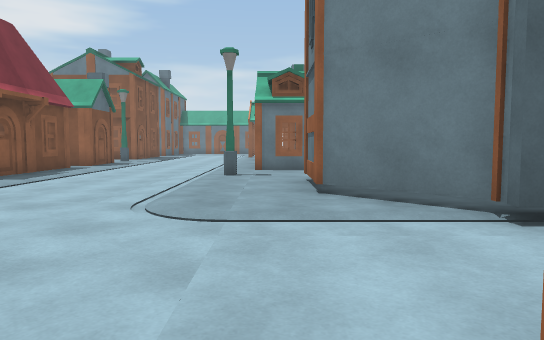
View 1 (above)

24 first-person views from a walk through a Unity game level. The camera is 1.2 m above the floor, tilts 4° down and sees 70° across. The floor is counted in squares, 1.5 m on a side. Each view is taken from the middle of a square. On the plan, view 1 faces up. The plan holds only what a view shows up to about 12 squares ahead; the rest is blank. The place goes on beyond the plan. The player character is not drawn. Surface patterns are stand-ins for the level's own textures.

View 2
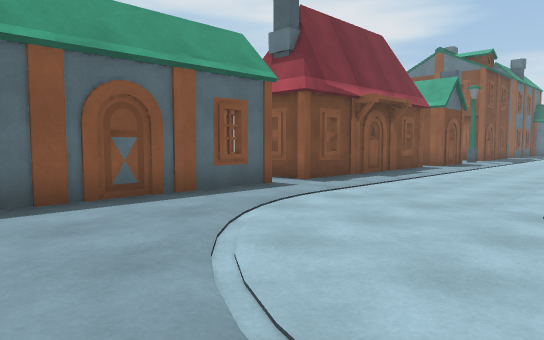

View 3
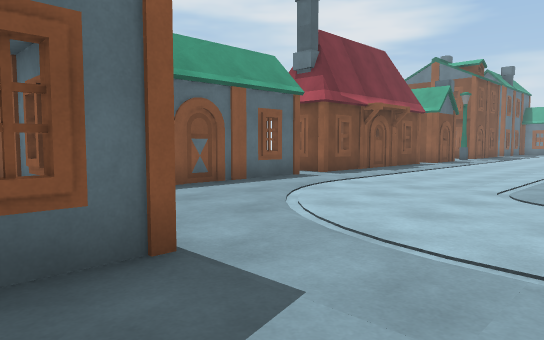

View 4
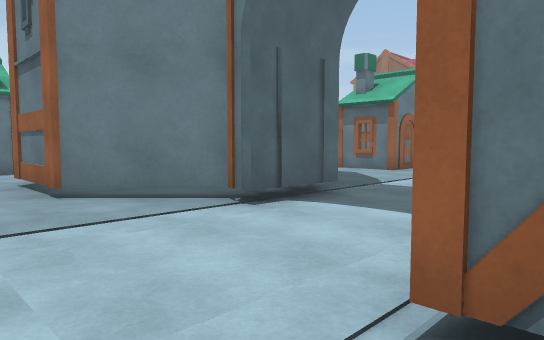

View 5
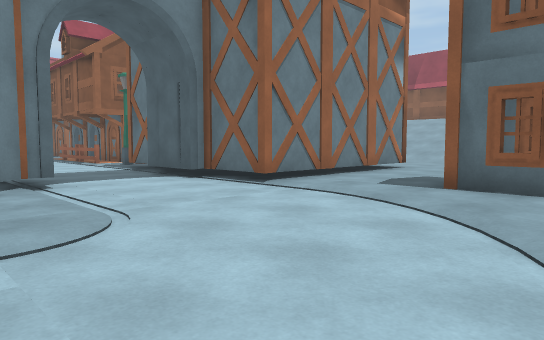

View 6
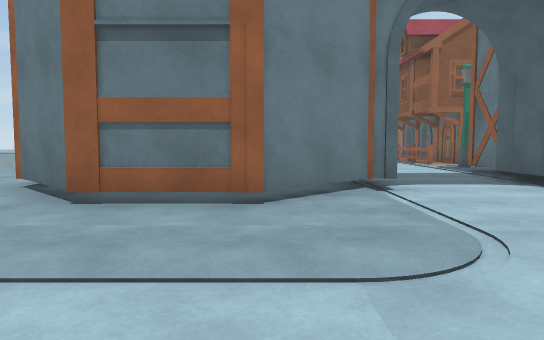

View 7
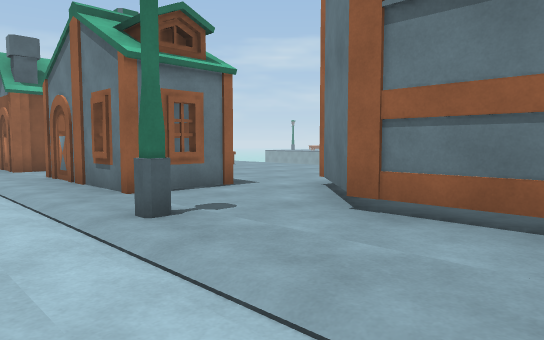

View 8
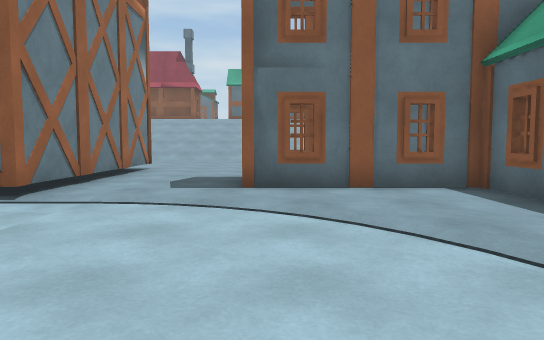

View 9
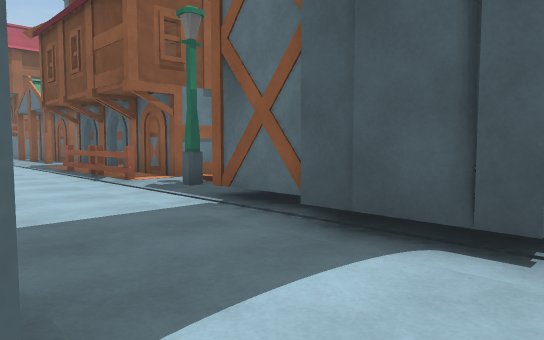

View 10
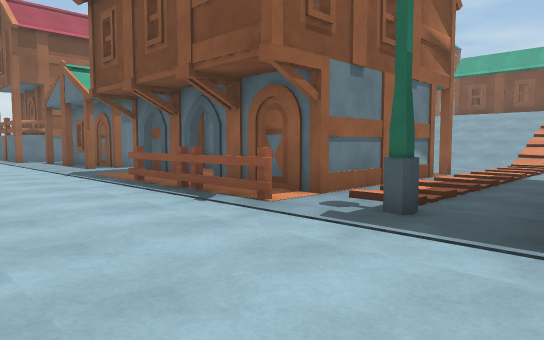

View 11
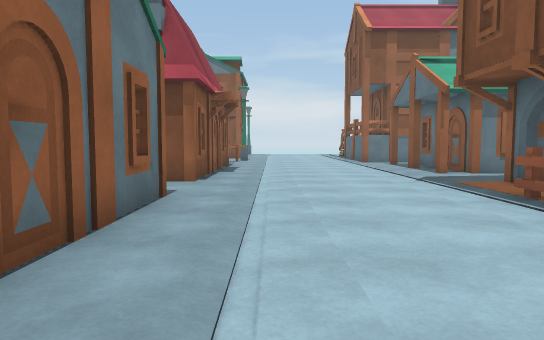

View 12
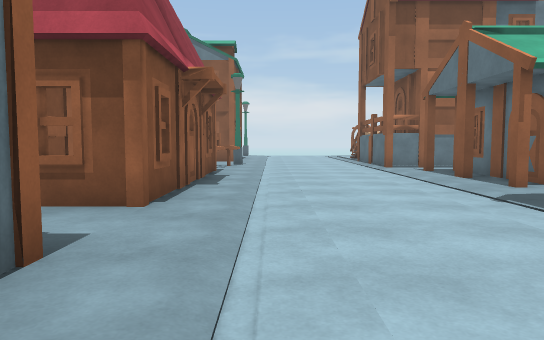

View 13
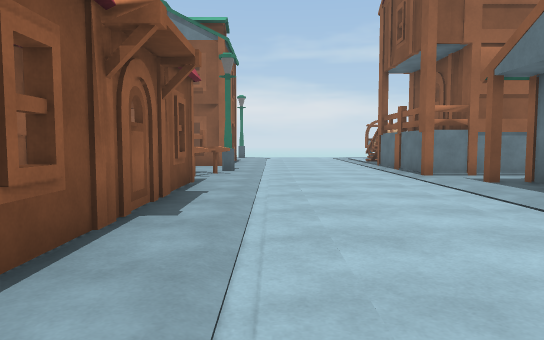

View 14
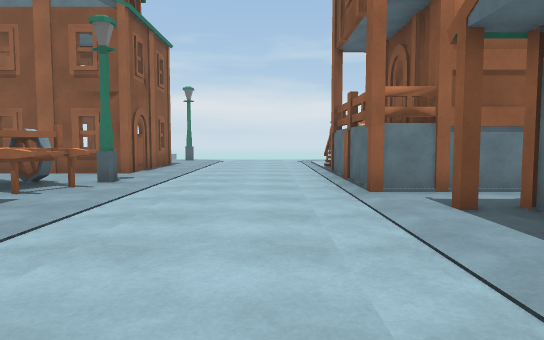

View 15
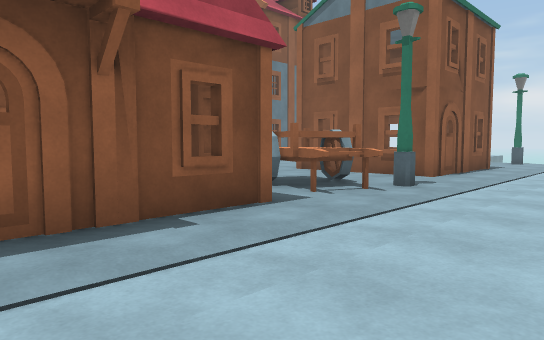

View 16
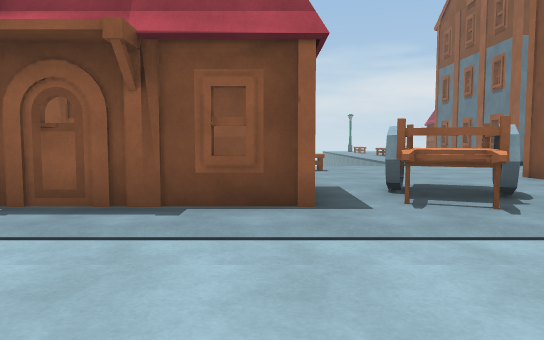

View 17
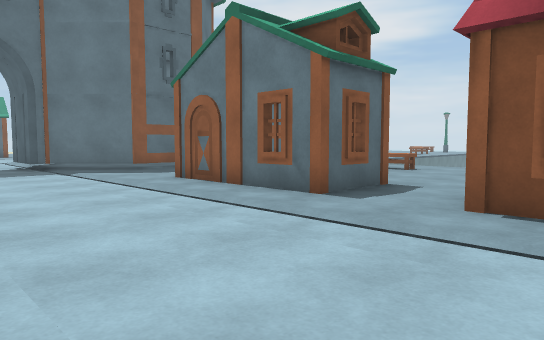

View 18
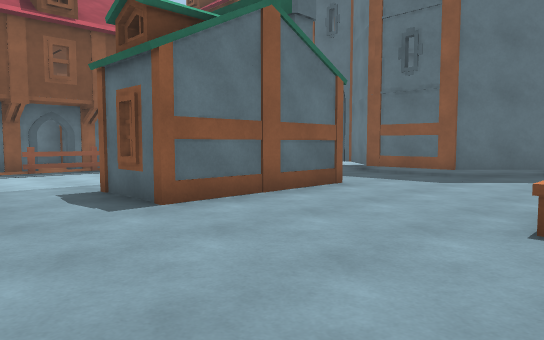

View 19
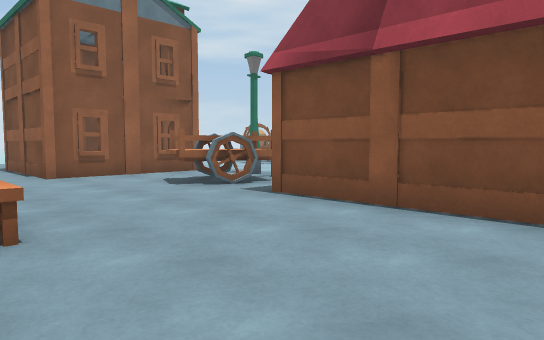

View 20
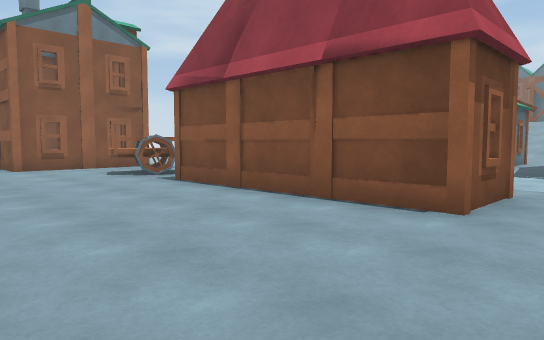

View 21
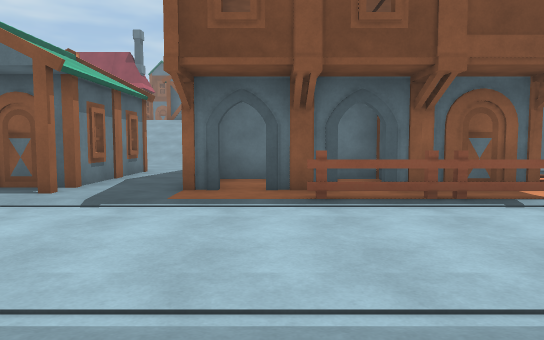

View 22
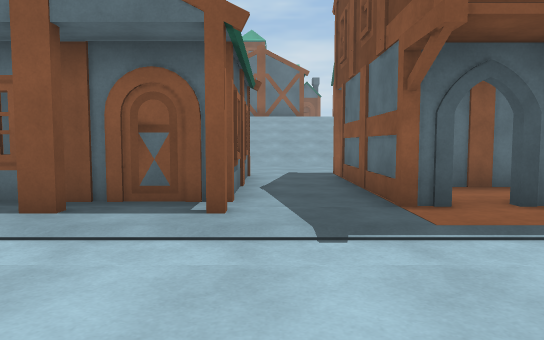

View 23
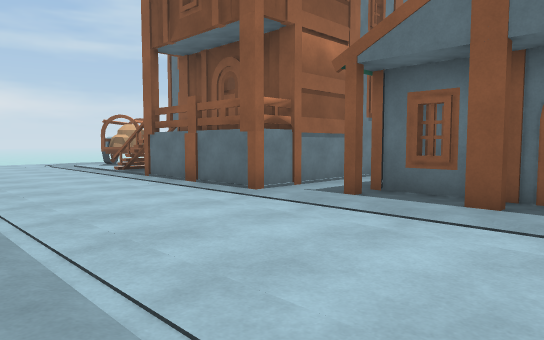

View 24
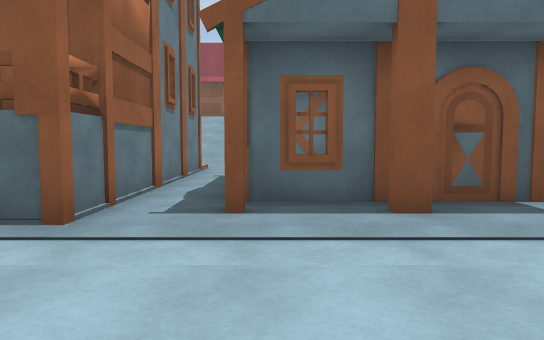

### Floor plan
Key: @ floor where view 1 was taken; # wall or solid block; . floor; / step, stairs or slope; = window, fence, low wall or low ledge; H house; L lantern; O other object.
Columns run from 7 left of view 1 to 29 right of it. Each row starts with its distance up from view 1.
 12 H......OO...       O.. .. ..OO.....
 11 H...........    .. O........OO.....
 10 H.....L..####........................
  9 #.......##  ##....................###
  8 H.......#    #.................O..#
  7 H.......#    #...OOOO..HH##HH.OO..#
  6 ........##  ##...O#OO..HH#HHH.OO..###
  5 H........####.................OL.....
  4 H.........##.........................
  3 H....................................
  2 H....................................
  1 H.........##.....HHHH................
  0 H......@######.L.      ..##.O.######=
 -1 #HHHH...#     ...HHHHHH..OOOO.##  #
 -2  H HH...#     ...H H  H..O  O.#
 -3      ...#     ...H HHHH..O  O.#
 -4      ...#     ...HHH  H..O  O.#
 -5      ...#      ..      ..O   .#
 -6      ....      ...     ..    .#
 -7                ...    ...    ./
 -8                ...    ...
 -9                ///
-10                //

Where each view was taken, in squares from view 1:
view 1: 0 up, 0 right, facing up
view 2: 0 up, 1 left, facing up-left
view 3: 2 down, 0 right, facing up-left
view 4: 0 up, 1 left, facing up-right
view 5: 6 up, 5 left, facing down-right
view 6: 6 up, 4 left, facing right
view 7: 6 up, 3 left, facing up-right
view 8: 6 up, 3 left, facing down
view 9: 4 up, 2 right, facing down-right
view 10: 4 up, 6 right, facing down-right
view 11: 4 up, 8 right, facing right
view 12: 4 up, 11 right, facing right
view 13: 4 up, 14 right, facing right
view 14: 2 up, 17 right, facing right
view 15: 2 up, 18 right, facing up-right
view 16: 1 up, 21 right, facing up
view 17: 1 up, 17 right, facing up-left
view 18: 12 up, 16 right, facing down-left
view 19: 12 up, 17 right, facing down-right
view 20: 12 up, 14 right, facing down-right
view 21: 6 up, 14 right, facing down
view 22: 4 up, 17 right, facing down
view 23: 5 up, 18 right, facing down-right
view 24: 4 up, 21 right, facing down
